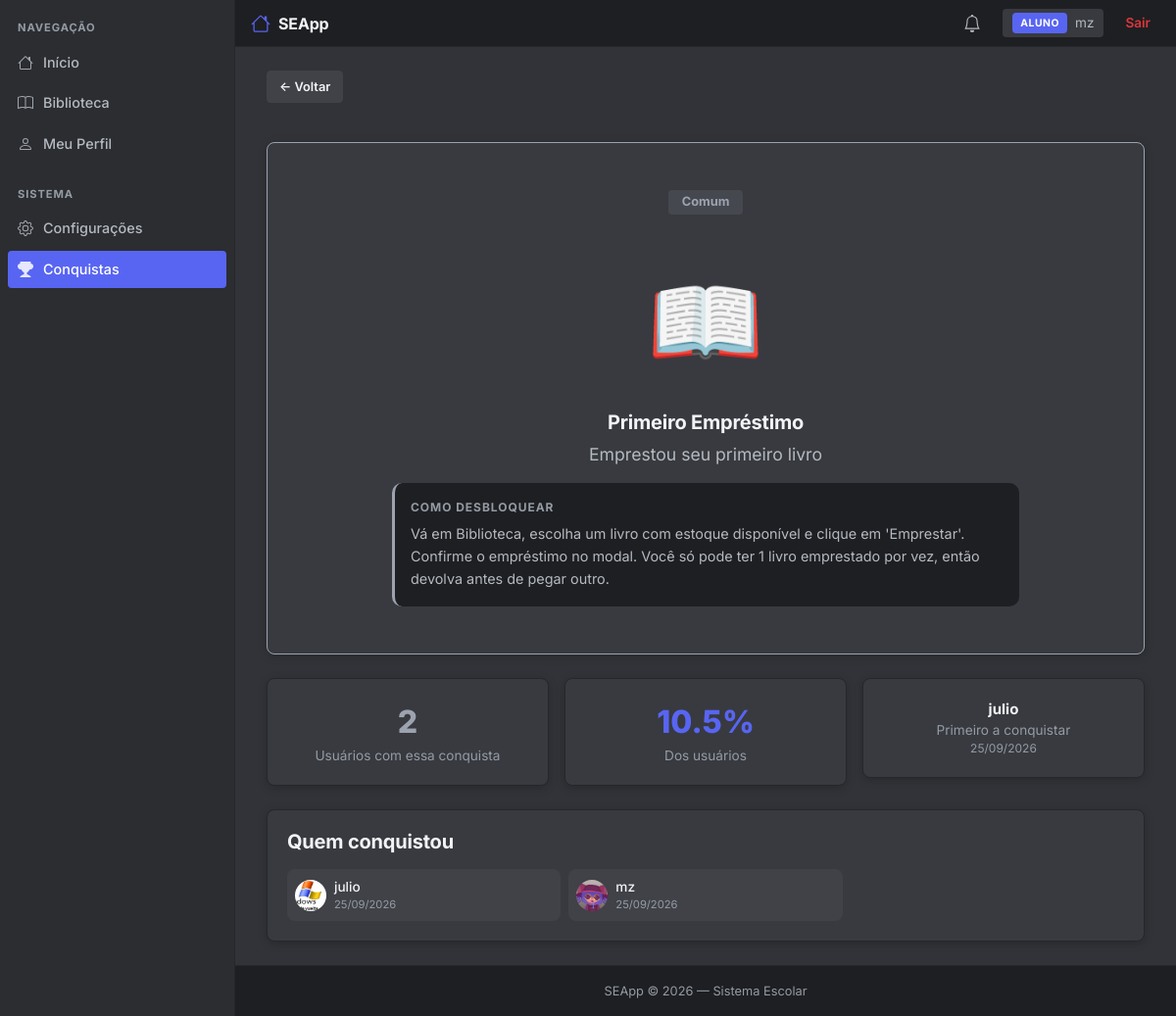
/conquistas/primeiro_emprestimo (signed in), run on the app's committed database.
### app/models/usuario.py (models this page shows, shortened)
class Usuario(db.Model):
    __tablename__ = 'usuarios'
    id = db.Column(db.Integer, primary_key=True)
    nome = db.Column(db.String(100), nullable=False)
    email = db.Column(db.String(120), unique=True, nullable=False)
    senha = db.Column(db.String(255), nullable=False)
    tipo = db.Column(db.String(20), nullable=False, default='aluno')
    foto = db.Column(db.String(200), nullable=True)
    criado_em = db.Column(db.DateTime, default=datetime.utcnow)
    @property
    def senha_criptografada(self):
        return self.senha

### app/models/conquista.py (models this page shows, shortened)
class Conquista(db.Model):
    __tablename__ = 'conquistas'
    id = db.Column(db.Integer, primary_key=True)
    usuario_id = db.Column(db.Integer, db.ForeignKey('usuarios.id'), nullable=False)
    codigo = db.Column(db.String(50), nullable=False)
    desbloqueada_em = db.Column(db.DateTime, default=datetime.utcnow)
    usuario = db.relationship('Usuario', backref='conquistas', lazy=True)

### app/routes/conquistas.py (the view)
@conquistas_bp.route("/conquistas/<codigo>")
def detalhe(codigo):
    if 'usuario_id' not in session:
        return redirect(url_for('auth.login'))
    usuario_id = session.get('usuario_id')
    tipo = get_usuario_tipo(usuario_id)
    info = CONQUISTAS.get(codigo)
    if not info:
        flash("Conquista não encontrada.", "danger")
        return redirect(url_for('conquistas.index'))
    if info.get("publico") != tipo:
        flash("Essa conquista não pertence ao seu perfil.", "warning")
        return redirect(url_for('conquistas.index'))
    ja_tem = Conquista.query.filter_by(usuario_id=usuario_id, codigo=codigo).first()
    if info.get("secreta") and not ja_tem:
        flash("Conquista secreta — continue jogando.", "info")
        return redirect(url_for('conquistas.index'))
    conquistas_db = Conquista.query.filter_by(codigo=codigo).order_by(Conquista.desbloqueada_em.asc()).all()
    usuarios_com = []
    for c in conquistas_db:
        u = Usuario.query.get(c.usuario_id)
        if u:
            usuarios_com.append({"nome": u.nome, "foto": u.foto, "data": c.desbloqueada_em})
    total_usuarios = Usuario.query.count() or 1
    percentual = round((len(usuarios_com) / total_usuarios) * 100, 1)
    return render_template(
        "conquistas/detalhe.html",
        info=info,
        codigo=codigo,
        raridade_info=RARIDADES.get(info.get("raridade", "comum"), RARIDADES["comum"]),
        usuarios_com=usuarios_com,
        percentual=percentual,
        primeiro=usuarios_com[0] if usuarios_com else None
    )

### app/routes/conquistas.py (called while the page is built)
def get_usuario_tipo(usuario_id):
    usuario = Usuario.query.get(usuario_id)
    if not usuario:
        return None
    if usuario.tipo == "professor":
        return "professor"
    if usuario.tipo == "aluno":
        return "aluno"
    return None

### templates/conquistas/detalhe.html (shortened to what this page needs)
{% extends 'base.html' %}
{% block content %}
<div class="mb-4">
    <a href="{{ url_for('conquistas.index') }}" class="btn btn-sm btn-secondary mb-3">← Voltar</a>
</div>
<div class="card mb-4" style="border-color: {{ raridade_info.cor }} !important; {% if raridade_info.brilho %}box-shadow: 0 0 30px {{ raridade_info.cor }}44;{% endif %}">
    <div class="card-body text-center p-5">
        <span class="badge mb-3" style="background: {{ raridade_info.cor }}22; color: {{ raridade_info.cor }}; font-size: 0.8rem; font-weight: 700; padding: 6px 14px;">
            {{ raridade_info.label }}
        </span>
        <div style="font-size: 6rem; margin: 20px 0;">{{ info.icone }}</div>
        <h2 class="fw-bold mb-2" style="color: var(--text);">{{ info.nome }}</h2>
        <p style="color: var(--text-2); font-size: 1.1rem;">{{ info.descricao }}</p>
        {% if info.detalhamento %}
        <div class="mx-auto mt-3 p-3 text-start"
             style="max-width: 640px; background: var(--bg-nav); border-radius: 10px; border-left: 3px solid {{ raridade_info.cor }};">
            <div style="color: var(--text-3); font-size: 0.75rem; text-transform: uppercase; letter-spacing: 0.08em; font-weight: 700; margin-bottom: 6px;">
                Como desbloquear
            </div>
            <div style="color: var(--text-2); font-size: 0.9rem; line-height: 1.6;">
                {{ info.detalhamento }}
            </div>
        </div>
        {% endif %}
    </div>
</div>
<div class="row g-3">
    <div class="col-md-4">
        <div class="card text-center">
            <div class="card-body">
                <div style="font-size: 2rem; color: {{ raridade_info.cor }}; font-weight: 800;">{{ usuarios_com|length }}</div>
                <div style="color: var(--text-3); font-size: 0.85rem;">Usuários com essa conquista</div>
            </div>
        </div>
    </div>
    <div class="col-md-4">
        <div class="card text-center">
            <div class="card-body">
                <div style="font-size: 2rem; color: var(--primary); font-weight: 800;">{{ percentual }}%</div>
                <div style="color: var(--text-3); font-size: 0.85rem;">Dos usuários</div>
            </div>
        </div>
    </div>
    <div class="col-md-4">
        <div class="card text-center">
            <div class="card-body">
                {% if primeiro %}
                <div style="font-weight: 700; color: var(--text);">{{ primeiro.nome }}</div>
                <div style="color: var(--text-3); font-size: 0.85rem;">Primeiro a conquistar</div>
                <div style="color: var(--text-3); font-size: 0.75rem;">{{ primeiro.data.strftime('%d/%m/%Y') }}</div>
                {% else %}
                <div style="color: var(--text-3);">Ninguém ainda</div>
                {% endif %}
            </div>
        </div>
    </div>
</div>
{% if usuarios_com %}
<div class="card mt-4">
    <div class="card-body">
        <h5 class="fw-bold mb-3" style="color: var(--text);">Quem conquistou</h5>
        <div class="row g-2">
            {% for u in usuarios_com %}
            <div class="col-md-6 col-lg-4">
                <div class="d-flex align-items-center gap-2 p-2" style="background: var(--surface-hover); border-radius: 8px;">
                    {% if u.foto %}
                    <img src="{{ url_for('static', filename=u.foto) }}" style="width: 32px; height: 32px; border-radius: 50%; object-fit: cover;">
                    {% else %}
                    <div style="width: 32px; height: 32px; border-radius: 50%; background: var(--bg-nav); display: flex; align-items: center; justify-content: center;">👤</div>
                    {% endif %}
                    <div>
                        <div style="color: var(--text); font-size: 0.85rem; font-weight: 500;">{{ u.nome }}</div>
                        <div style="color: var(--text-3); font-size: 0.7rem;">{{ u.data.strftime('%d/%m/%Y') }}</div>
                    </div>
                </div>
            </div>
            {% endfor %}
        </div>
    </div>
</div>
{% endif %}
{% endblock %}

### static/css/style.css (style rules this page uses)
:root { --bg: #313338; --bg-sidebar: #2B2D31; --bg-nav: #1E1F22; --surface: #383A40; --surface-hover: #404248; --border: #26272B; --border-2: #4E5058; --text: #F2F3F5; --text-2: #B5BAC1; --text-3: #949BA4; --primary: #5865F2; --primary-hover: #4752C4; --success: #23A55A; --success-hover: #1E8F4C; --danger: #DA373C; --danger-hover: #A12828; --warning: #F0B232; --warning-hover: #D89E2A; --radius: 8px; --radius-sm: 4px; --shadow: 0 2px 10px rgba(0,0,0,0.2); --shadow-lg: 0 8px 24px rgba(0,0,0,0.4); }
* { margin: 0; padding: 0; box-sizing: border-box; }
html, body { height: 100%; background: var(--bg); }
body { background: var(--bg); color: var(--text); font-family: "Inter", -apple-system, BlinkMacSystemFont, "Segoe UI", Roboto, sans-serif; font-size: 15px; line-height: 1.5; min-height: 100vh; display: flex; flex-direction: column; -webkit-font-smoothing: antialiased; }
h1, h2, h3, h4, h5, h6 { color: var(--text); font-weight: 700; letter-spacing: -0.01em; }
h2 { font-size: 1.25rem; }
p { color: var(--text-2); }
a { text-decoration: none; color: var(--primary); transition: color 0.15s; }
.card { background: var(--surface); border: 1px solid var(--border); border-radius: var(--radius); box-shadow: var(--shadow); }
.card-body { padding: 20px; }
.btn { font-size: 0.875rem; font-weight: 600; padding: 8px 16px; border-radius: var(--radius-sm); transition: background 0.15s; border: 1px solid transparent; display: inline-flex; align-items: center; justify-content: center; gap: 6px; --bs-btn-focus-box-shadow: none !important; --bs-btn-active-shadow: none !important; }
.btn-secondary { background: var(--surface-hover); border-color: var(--surface-hover); color: var(--text); }
.btn-sm { font-size: 0.8rem; padding: 6px 12px; }
.badge { font-size: 0.72rem; font-weight: 600; padding: 4px 10px; border-radius: 4px; }
.row.g-3 { --bs-gutter-x: 1rem; --bs-gutter-y: 1rem; }
.btn, .btn-primary, .btn-success, .btn-danger, .btn-warning, .btn-secondary, .btn-outline-secondary { --bs-btn-focus-box-shadow: none !important; --bs-btn-active-shadow: none !important; box-shadow: none !important; outline: none !important; }
.btn { -webkit-tap-highlight-color: transparent; }
a, button { -webkit-tap-highlight-color: transparent; }

### data on the page
Usuario: nome "julio", foto (picture), data "25/09/2026"
Conquista: data "25/09/2026"
Usuario: foto (picture), nome "mz", data "25/09/2026"

### other printed values
{{ session.get("tipo", "").upper() }} "ALUNO"
{{ session["usuario"] }} "mz"
{{ raridade_info.label }} "Comum"
{{ info.icone }} "📖"
{{ info.nome }} "Primeiro Empréstimo"
{{ info.descricao }} "Emprestou seu primeiro livro"
{{ info.detalhamento }} "Vá em Biblioteca, escolha um livro com estoque disponível e clique em 'Emprestar'. Confirme o empréstimo no modal. Você só pode ter 1 livro emprestado por vez, então devolva antes de pegar outro."
{{ usuarios_com|length }} "2"
{{ percentual }} "10.5"
